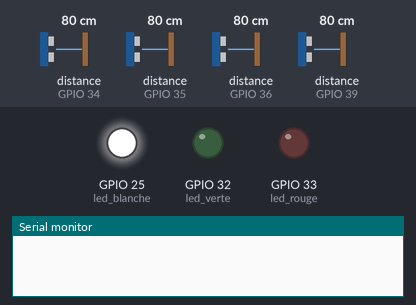
The sketch below on a simulated ESP32. Shown: output pins drawn as LEDs (lit = HIGH), the last lines printed to the serial monitor. The inputs (shaded band) are chosen by the test bench; at power-on: distance to the obstacle (sensors on GPIO 34, GPIO 35, GPIO 36, GPIO 39) 80 cm. The echo pulse lasts 58.3 µs per cm.

Above: at 0.1 s.
At 11.6 s:
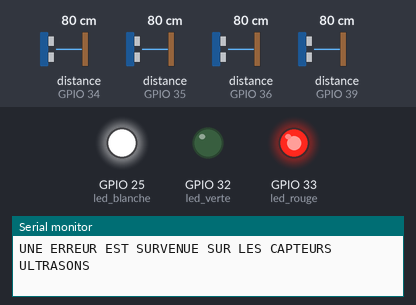
At 13.1 s:
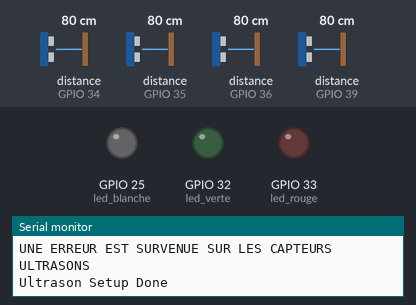
Timing chart, 0 to 14.8 s (numbered marks = the images above):
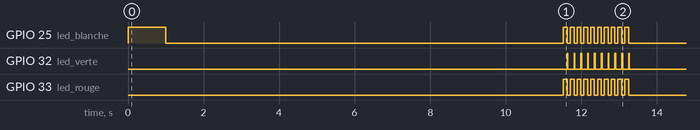

The sketch:

HCSR-temps-execution.ino
```cpp
#include <HCSR04.h>

//////Initialisation des LEDs/////////
#define led_verte 32
#define led_rouge 33
#define led_blanche 25
//////////////////////////////////////

//////Initialisation ultrasons//////////
#define HC_trig 26
#define HC1 35
#define HC2 34
#define HC3 39
#define HC4 36
HCSR04 hc_front(HC_trig, HC1);                     //(trig, echo)
HCSR04 hc_right(HC_trig, HC2);
HCSR04 hc_left (HC_trig, HC3);
HCSR04 hc_back (HC_trig, HC4);
int erreur_ultrason=0;                             //compteur d'erreur de la lecture ultrason. Incrémente lorsque mesure 0.
int lim_err_HC=5;                                  //limite d'erreur avant reset des capteurs
int front=0; int right=1; int left=2; int back=3;
int measure_time=60;
int decharge_time=100;
////////////////////////////////////////

/////Initialisation temps de mesure///
double t1=0, t2=0;
double tab[10]={0,0,0,0,0,0,0,0,0,0};
//////////////////////////////////////

//////Setup Ultrasons//////////
void Ultrason_Setup()
{
  if(erreur_ultrason==0){
    digitalWrite(led_blanche, HIGH);
  }
  pinMode(HC_trig, OUTPUT); digitalWrite(HC_trig, LOW);
  pinMode(HC1, OUTPUT);  digitalWrite(HC1, LOW);
  pinMode(HC2, OUTPUT);  digitalWrite(HC2, LOW);
  pinMode(HC3, OUTPUT);  digitalWrite(HC3, LOW);
  pinMode(HC4, OUTPUT);  digitalWrite(HC4, LOW);
  delay(decharge_time); //Temps de décharge des condensateurs des HC, préconisé à 100ms
  pinMode(HC1, INPUT);   pinMode(HC2, INPUT);   pinMode(HC3, INPUT);   pinMode(HC4, INPUT);
  Serial.println("Ultrason Setup Done");
  digitalWrite(led_blanche, LOW);
}
//////////////////////////////////////

void setup()
{
  Serial.begin(115200);
  pinMode(led_verte, OUTPUT);
  pinMode(led_rouge, OUTPUT);
  pinMode(led_blanche, OUTPUT);

  ///////MESURE Ultrason_Setup/////////
  for(int i=0; i<10; i++){
    t1=millis();
    Ultrason_Setup();
    t2=millis();
    tab[i]=(double)(t2-t1);
  }

  Serial.println("");Serial.println("");Serial.println("");Serial.println("");
  Serial.print("Les 10 temps d'execution de Ultrason_Setup :");
  for(int i=0; i<10; i++){
    Serial.print(tab[i]); Serial.print("   ");
    tab[i]=(double)(t2-t1);
  }
  Serial.println("");Serial.println("");Serial.println("");Serial.println("");
  ///////////////////////////

  ///////MESURE Ultrason_Measure/////////
  for(int j=0; j<4; j++){
    for(int i=0; i<10; i++){
      t1=millis();
      double x = Ultrason_Read(j);
      t2=millis();
      delay(measure_time);
      tab[i]=(double)(t2-t1);
    }

    Serial.print("Les 10 temps d'execution de Ultrason_Read capteur numero");Serial.println(j);
    for(int i=0; i<10; i++){
      Serial.print(tab[i]); Serial.print("   ");
      tab[i]=(double)(t2-t1);
    }
    Serial.println("");
  }
  Serial.println("");Serial.println("");Serial.println("");Serial.println("");
  ///////////////////////////

    ///////MESURE Ultrason_indication/////////
  for(int j=0; j<4; j++){
    for(int i=0; i<10; i++){
      t1=millis();
      int y=Ultrason_Indication(j);
      t2=millis();
      delay(measure_time);
      tab[i]=(double)(t2-t1);
    }

    Serial.print("Les 10 temps d'execution de Ultrason_Indication capteur numero");Serial.println(j);
    for(int i=0; i<10; i++){
      Serial.print(tab[i]); Serial.print("   ");
      tab[i]=(double)(t2-t1);
    }
    Serial.println("");
  }
  Serial.println("");Serial.println("");Serial.println("");Serial.println("");
  ///////////////////////////


  ///////MESURE Ultrason_All_Read/////////
    for(int i=0; i<10; i++){
      t1=millis();
      double* test3=Ultrason_All_Read();
      t2=millis();
      delay(measure_time);
      delete test3;
      tab[i]=(double)(t2-t1);
    }

    Serial.println("Les 10 temps d'execution de Ultrason_All_Read");
    for(int i=0; i<10; i++){
      Serial.print(tab[i]); Serial.print("   ");
      tab[i]=(double)(t2-t1);
    }

  Serial.println("");Serial.println("");Serial.println("");Serial.println("");
  ///////////////////////////

  ///////MESURE Ultrason_All_Indication/////////
    for(int i=0; i<10; i++){
      t1=millis();
      int* test4=Ultrason_All_Indication();
      t2=millis();
      delay(measure_time);
      delete test4;
      tab[i]=(double)(t2-t1);
    }

    Serial.println("Les 10 temps d'execution de Ultrason_All_Indication");
    for(int i=0; i<10; i++){
      Serial.print(tab[i]); Serial.print("   ");
      tab[i]=(double)(t2-t1);
    }

  Serial.println("");Serial.println("");Serial.println("");Serial.println("");
  ///////////////////////////

  ///////MESURE ultrason_ERREUR/////////
    for(int i=0; i<10; i++){
      t1=millis();
      ultrason_ERREUR();
      t2=millis();
      delay(measure_time);
      tab[i]=(double)(t2-t1);
    }

    Serial.println("Les 10 temps d'execution de ultrason_ERREUR");
    for(int i=0; i<10; i++){
      Serial.print(tab[i]); Serial.print("   ");
      tab[i]=(double)(t2-t1);
    }

  Serial.println("");Serial.println("");Serial.println("");Serial.println("");
  ///////////////////////////

}

void loop()
{
}

/////////////Fonctions 1 capteur/////////////////////////////
double Ultrason_Read(int choix_capteur){ //Lit la distance lu par un des 4 capteurs HC-SR04
  switch (choix_capteur){
    case 0: return hc_front.dist();
    case 1: return hc_right.dist();
    case 2: return hc_left.dist();
    case 3: return hc_back.dist();
  }
}

int Ultrason_Indication(int choix_capteur){  //Indique un degré d'éloignement de l'obstacle entre 0 et 3: 0-erreur 1<20cm 2<50cm 3<100cm 4>100cm
  double distance = Ultrason_Read(choix_capteur);
  if (distance<=0){
    if(++erreur_ultrason>lim_err_HC) { ultrason_ERREUR(); }
    else return 0;
  }
  else if (distance<20)  { return 1; }
  else if (distance<50)  { return 2; }
  else if (distance<100) { return 3; }
  else                   { return 4; }
}
//////////////////////////////////////////////////////////////


/////////////Fonctions 4 capteurs/////////////////////////////
double* Ultrason_All_Read(){ //Ne pas oublier de supprimer l'allocation mémoire distance !
  double* distance= new double[4];
  distance[0]=Ultrason_Read(front);
  delay(measure_time);
  distance[1]=Ultrason_Read(right);
  delay(measure_time);
  distance[2]=Ultrason_Read(left);
  delay(measure_time);
  distance[3]=Ultrason_Read(back);
  return distance;
}

int* Ultrason_All_Indication(){ //Ne pas oublier de supprimer l'allocation mémoire indication !
  int* indication=new int[4];
  double* distance=Ultrason_All_Read();
  for (int i=0; i<=3; i++){
    if (distance[i]<=0){
      if(++erreur_ultrason>lim_err_HC) { ultrason_ERREUR(); }
      else indication[i]=0;
    }
    else if (distance[i]<20)  { indication[i]=1; }
    else if (distance[i]<50)  { indication[i]=2; }
    else if (distance[i]<100) { indication[i]=3; }
    else                      { indication[i]=4; }
  }
  delete distance; //Suppression allocation mémoire générée par Ultrason_All_Read();
  return indication;
}
//////////////////////////////////////////////////////////////


/////////////Fonctions erreur/////////////////////////////////
void ultrason_ERREUR(){  //Remise à 0 des capteurs, rouge 100ms, vert 20ms,  rien
  Serial.println("");Serial.println("UNE ERREUR EST SURVENUE SUR LES CAPTEURS ULTRASONS"); Serial.println("");
  digitalWrite(led_rouge, HIGH);
  Ultrason_Setup();
  digitalWrite(led_verte, HIGH); digitalWrite(led_rouge, LOW);
  delay(20);
  digitalWrite(led_verte, LOW);
  erreur_ultrason=0;
}
//////////////////////////////////////////////////////////////
```
